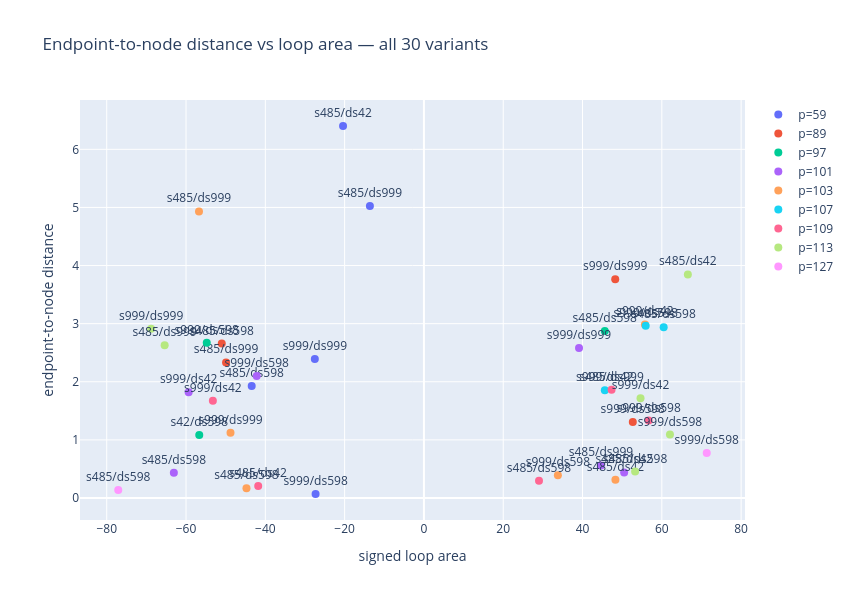

The code cell stored with this chart in its notebook:
### Code cell
# Scatter: endpoint-to-node vs signed loop area, coloured by prime
fig = go.Figure()
for prime_val in sorted(df["prime"].unique()):
    sub = df[df["prime"] == prime_val]
    fig.add_trace(go.Scatter(
        x=sub["loop_area"],
        y=sub["endpoint_to_node"],
        mode="markers+text",
        text=sub["variant"].str.replace(f"p{prime_val}/", ""),
        textposition="top center",
        name=f"p={prime_val}",
        marker=dict(size=8),
    ))
fig.update_layout(
    title="Endpoint-to-node distance vs loop area — all 30 variants",
    xaxis_title="signed loop area",
    yaxis_title="endpoint-to-node distance",
    width=850, height=600,
)
fig.show()

### Figure 1 — Plotly figure (JSON) as saved in the notebook; plotly's stock layout.template omitted (floating-point values rounded to 4 significant figures)
{"data": [{"marker": {"size": 8}, "mode": "markers+text", "name": "p=59", "text": ["s485/ds42", "s485/ds598", "s485/ds999", "s999/ds598", "s999/ds999"], "textposition": "top center", "type": "scatter", "x": [-20.4, -43.43, -13.62, -27.32, -27.51], "y": [6.401, 1.929, 5.023, 0.06897, 2.394]}, {"marker": {"size": 8}, "mode": "markers+text", "name": "p=89", "text": ["s485/ds598", "s485/ds999", "s999/ds598", "s999/ds999"], "textposition": "top center", "type": "scatter", "x": [-50.98, -49.9, 52.68, 48.25], "y": [2.657, 2.334, 1.308, 3.763]}, {"marker": {"size": 8}, "mode": "markers+text", "name": "p=97", "text": ["s42/ds598", "s485/ds598", "s999/ds598"], "textposition": "top center", "type": "scatter", "x": [-56.66, 45.62, -54.77], "y": [1.086, 2.874, 2.673]}, {"marker": {"size": 8}, "mode": "markers+text", "name": "p=101", "text": ["s485/ds42", "s485/ds598", "s485/ds999", "s999/ds42", "s999/ds598", "s999/ds999"], "textposition": "top center", "type": "scatter", "x": [50.5, -63.07, 44.65, -59.34, -42.17, 39.12], "y": [0.4403, 0.4332, 0.5597, 1.821, 2.101, 2.58]}, {"marker": {"size": 8}, "mode": "markers+text", "name": "p=103", "text": ["s485/ds42", "s485/ds598", "s485/ds999", "s999/ds42", "s999/ds598", "s999/ds999"], "textposition": "top center", "type": "scatter", "x": [48.3, -44.75, -56.73, 55.74, 33.78, -48.78], "y": [0.3141, 0.1659, 4.931, 2.987, 0.39, 1.124]}, {"marker": {"size": 8}, "mode": "markers+text", "name": "p=107", "text": ["s485/ds598", "s999/ds42", "s999/ds598"], "textposition": "top center", "type": "scatter", "x": [60.47, 45.62, 55.94], "y": [2.937, 1.853, 2.962]}, {"marker": {"size": 8}, "mode": "markers+text", "name": "p=109", "text": ["s485/ds42", "s485/ds598", "s485/ds999", "s999/ds42", "s999/ds598"], "textposition": "top center", "type": "scatter", "x": [-41.8, 29.02, 47.32, -53.23, 56.67], "y": [0.2077, 0.2972, 1.862, 1.673, 1.333]}, {"marker": {"size": 8}, "mode": "markers+text", "name": "p=113", "text": ["s485/ds42", "s485/ds598", "s485/ds999", "s999/ds42", "s999/ds598", "s999/ds999"], "textposition": "top center", "type": "scatter", "x": [66.56, 53.27, -65.39, 54.63, 62.05, -68.8], "y": [3.847, 0.4557, 2.627, 1.715, 1.092, 2.912]}, {"marker": {"size": 8}, "mode": "markers+text", "name": "p=127", "text": ["s485/ds598", "s999/ds598"], "textposition": "top center", "type": "scatter", "x": [-77.09, 71.33], "y": [0.1394, 0.7755]}], "layout": {"height": 600, "title": {"text": "Endpoint-to-node distance vs loop area — all 30 variants"}, "width": 850, "xaxis": {"title": {"text": "signed loop area"}}, "yaxis": {"title": {"text": "endpoint-to-node distance"}}}}
